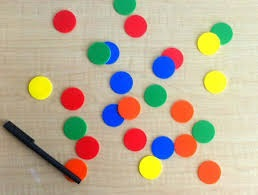
#> input picture q2/balls.jpg, 258 x 195 px
$ python q2_sol.py
#> lines starting #> are read from the running program, lines starting #| are printed output that depends on the picture
# Idan Morad, 316451012
# Student_Name2, Student_ID2

import cv2
import numpy as np
import matplotlib.pyplot as plt


def clean_gaussian_noise_bilateral(im, radius, stdSpatial, stdIntensity):

    #convert image to float64 2d array
    im_float = im.astype(np.float64)
    rows, cols = im_float.shape

    #pad the image using reflection
    padded_float = cv2.copyMakeBorder(im_float, top=radius, bottom=radius,
                                       left=radius, right=radius, borderType=cv2.BORDER_REFLECT_101)

    #padded result image is initialized to 0s
    padded_clean = np.zeros_like(padded_float)

    #create meshgrid to account for all possible distance offsets
    distance = np.arange(-radius, radius + 1)
    dist_x, dist_y = np.meshgrid(distance, distance)

    #calculate spatial mask according to given formula
    spatial_mask = np.exp(-((dist_x ** 2 + dist_y ** 2) / (2 * (stdSpatial ** 2))))

    #go through and filter each pixel in the padded image
    padded_rows, padded_cols = padded_float.shape
    for i in range(radius, padded_rows - radius):
        for j in range(radius, padded_cols - radius):

            window_at_ij = padded_float[i - radius:i+radius+1, j -radius:j+radius+1]
            centeral_value = padded_float[i, j]
            intensity_mask = np.exp(-(((window_at_ij - centeral_value)**2) / (2*(stdIntensity**2))))

            combined_mask = spatial_mask * intensity_mask
            weight_sum = np.sum(combined_mask)
            #this if is important
            if weight_sum > 0:
                combined_mask /= weight_sum

            padded_clean[i, j] = np.sum(combined_mask * window_at_ij)

    #crop back result image to original size
    result_image=padded_clean[radius:radius + rows, radius:radius + cols]
    result_image=np.clip(result_image, 0, 255)
    result_image=result_image.astype(np.uint8)

    return result_image


#read the image, when reading we make sure it's in grayscale
original_image_path = "q2/balls.jpg"
image = cv2.imread(original_image_path, cv2.IMREAD_GRAYSCALE)
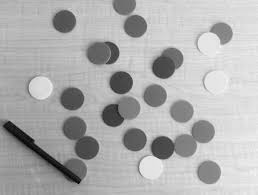
#> image: shape (195, 258); min 0, max 244, mean 175

#make sure image has loaded
if image is None:
    raise FileNotFoundError(f"could not load image from {original_image_path}")

#input parameters
radius = 7
stdSpatial = 25
stdIntensity = 20

#apply bilateral filtering
clear_image_b = clean_gaussian_noise_bilateral(image, radius, stdSpatial, stdIntensity)
#> in clean_gaussian_noise_bilateral, `padded_float = cv2.copyMakeBorder(im_float, top=radius, bottom=radius,..`:
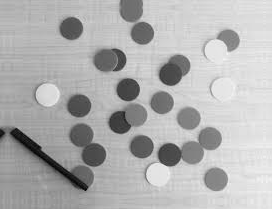
#> padded_float: shape (209, 272) float64; min 0, max 244, mean 176.8
#> after the loop in clean_gaussian_noise_bilateral, `for i in range(radius, padded_rows - radius):`:
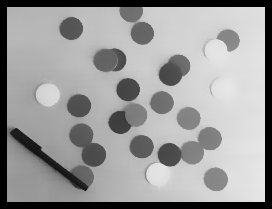
#> padded_clean: shape (209, 272) float64; min 0, max 231.7, mean 155

#visualize
plt.figure(figsize=(10, 5))
plt.subplot(1, 2, 1)
plt.title("noisy image")
plt.imshow(image, cmap='gray')
plt.axis('off')

plt.subplot(1, 2, 2)
plt.title("cleaned image")
plt.imshow(clear_image_b, cmap='gray')
plt.axis('off')

plt.tight_layout()
plt.show()
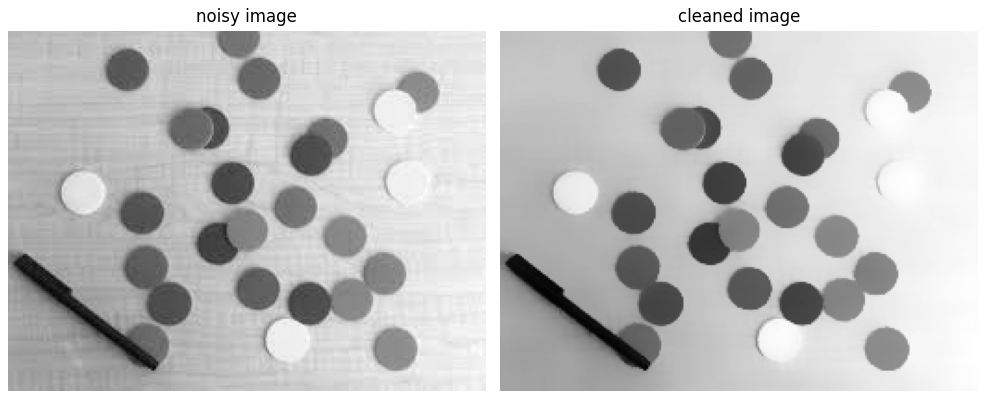
#> figure drawn by matplotlib, 2 panels
